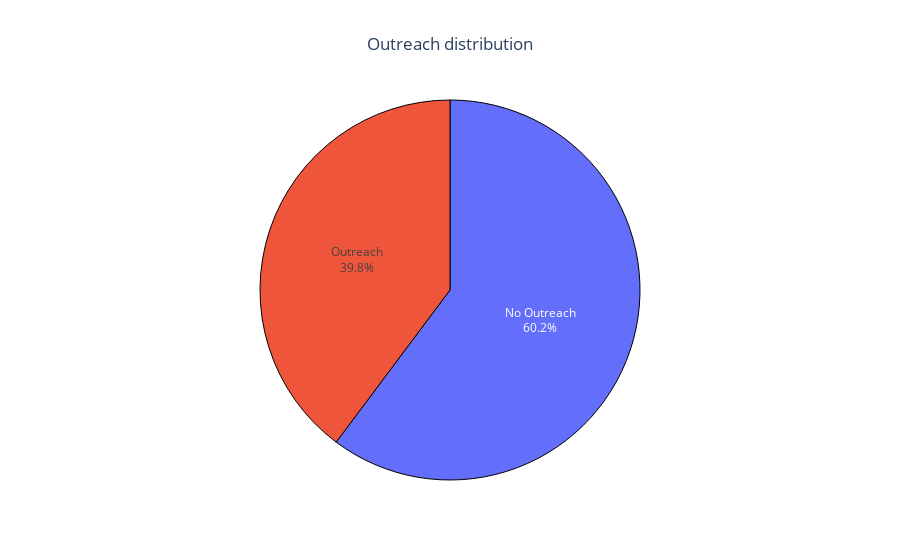

The cell this chart's notebook holds for it:
### Code cell
pie_plot(
    labels=['No Outreach', 'Outreach'], 
    values=[number_of_no_outreach, number_of_outreach], 
    title="Outreach distribution", 
)

### Figure 1 — Plotly figure (JSON) as saved in the notebook; plotly's stock layout.template omitted (floating-point values rounded to 4 significant figures)
{"data": [{"hovertemplate": "<b>%{label}</b><br>Count: %{value}<br>Percent: %{percent}", "labels": ["No Outreach", "Outreach"], "marker": {"line": {"color": "#000000", "width": 1}}, "textinfo": "label+percent", "type": "pie", "values": [5994, 3959]}], "layout": {"showlegend": false, "title": {"text": "Outreach distribution", "x": 0.5}}}
